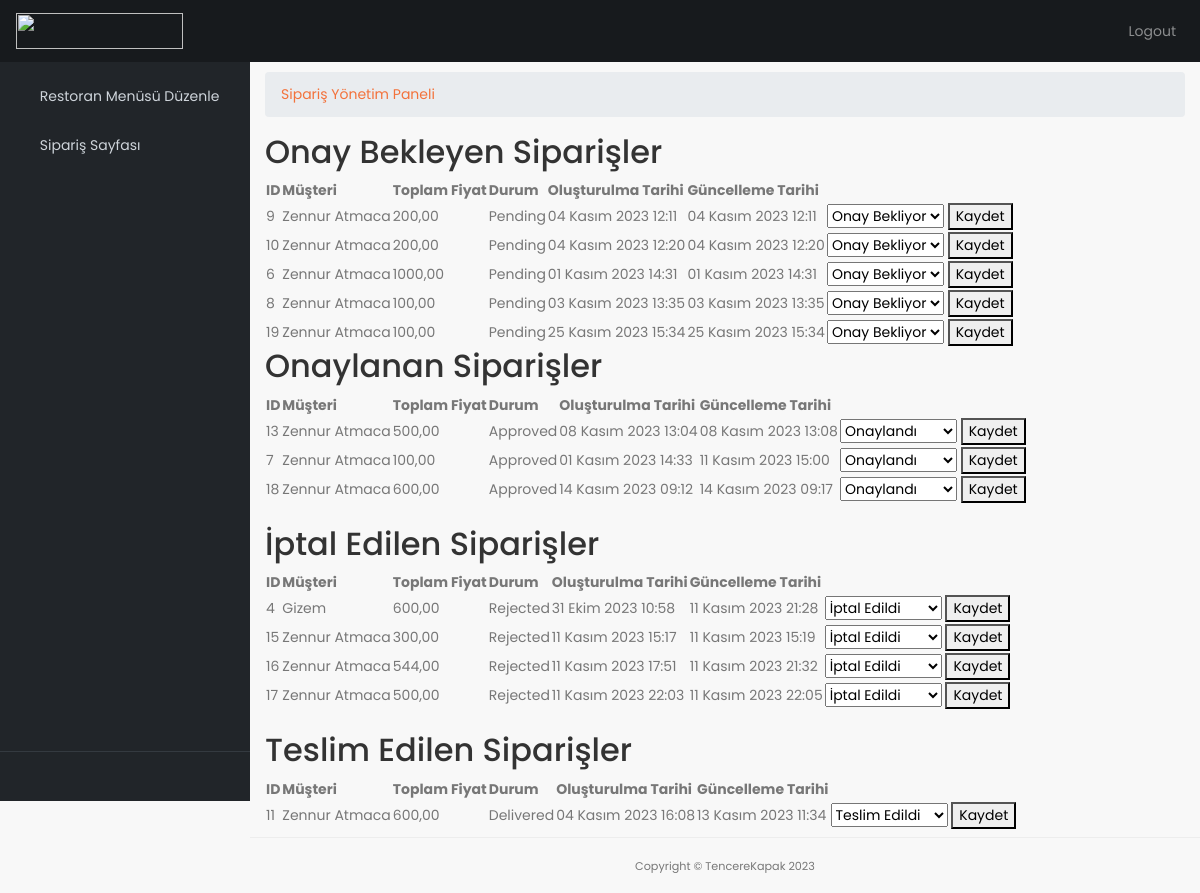
Screenshot of /orders/ (signed in) with the database file from the repository.
### fooddelivery/models.py (models this page shows, shortened)
class Order(models.Model):
    STATUS = (
        ('pending', 'Pending'),
        ('approved', 'Approved'),
        ('rejected', 'Rejected'),
        ('delivered', 'Delivered'),
    )
    customer = models.ForeignKey(Customer, on_delete=models.CASCADE, related_name="orders")  # Hangi kullanıcının siparişi olduğu
    menu = models.ManyToManyField(Menu, through='OrderItem')  # Hangi ürünlerin siparişte olduğu
    total_price = models.DecimalField(max_digits=10, decimal_places=2, default=0.00)
    status = models.CharField(max_length=10, choices=STATUS, default='pending')
    shipping_address = models.ForeignKey(Adress, on_delete=models.CASCADE, related_name='orders_adresses')
    payment_method = models.CharField(max_length=100, null=False, blank=False, default='nakit')
    created_at = models.DateTimeField(auto_now_add=True)
    updated_at = models.DateTimeField(auto_now=True)
    class Meta:
        db_table = 'order'
        verbose_name = 'Order'
        verbose_name_plural = 'Orders'

class Customer(AbstractBaseUser, PermissionsMixin):
    name = models.CharField(max_length=100, null=False, blank=False)
    email = models.EmailField(null=False, blank=False, unique=True)
    phone = models.CharField(max_length=10, null=True, blank=False, validators=[phone_number_validator])
    address = models.ManyToManyField('Adress', related_name='customers', blank=True)
    date_joined = models.DateTimeField(default=timezone.now)
    is_staff = models.BooleanField(default=False)
    is_active = models.BooleanField(default=True)
    objects = CustomerManager()
    USERNAME_FIELD = 'email'
    REQUIRED_FIELDS = ['name']
    class Meta:
        ordering = ['email']
        db_table = 'customer'
        verbose_name = 'Customer'
        verbose_name_plural = 'Customers'
        app_label = 'fooddelivery'

### restaurants/views.py (the view)
# urls.py: path('orders/', views.order_list, name='order-list'),
@login_required
def order_list(request):
    orders = Order.objects.filter(orderitems__menu__restaurant__manager=request.user).distinct()
    return render(request, 'order_list.html', {'orders': orders})

### restaurants/templates/order_list.html (shortened to what this page needs)
{% extends "adminbase.html" %}
{% load static %}
{% block content %}
<div class="content-wrapper">
    <div class="container-fluid">
        <ol class="breadcrumb">
            <li class="breadcrumb-item">
                <a href="#">Sipariş Yönetim Paneli</a>
            </li>
        </ol>
        <div class="status-section" id="pending-section">
            <h2>Onay Bekleyen Siparişler</h2>
            <table class="status-table">
                <thead>
                    <tr>
                        <th>ID</th>
                        <th>Müşteri</th>
                        <th>Toplam Fiyat</th>
                        <th>Durum</th>
                        <th>Oluşturulma Tarihi</th>
                        <th>Güncelleme Tarihi</th>
                        <th></th>
                    </tr>
                </thead>
                <tbody>
                    {% for order in orders %}
                    {% if order.status == 'pending' %}
                        <tr data-order-id="{{ order.id }}">
                            <td>{{ order.id }}</td>
                            <td>{{ order.customer.name }}</td>
                            <td>{{ order.total_price }}</td>
                            <td>{{ order.get_status_display }}</td>
                            <td>{{ order.created_at }}</td>
                            <td>{{ order.updated_at }}</td>
                            <td>
                                <select class="status-selector" data-order-id="{{ order.id }}">
                                    <option value="pending" {% if order.status == 'pending' %}selected{% endif %}>Onay Bekliyor</option>
                                </select>
                                <button class="save-status" data-order-id="{{ order.id }}">Kaydet</button>
                            </td>
                        </tr>
                        {% endif %}
                    {% empty %}
                        <tr>
                            <td colspan="7">No pending orders found.</td>
                        </tr>
                    {% endfor %}
                </tbody>
            </table>
        </div>
        <div class="status-section" id="approved-section">
            <h2>Onaylanan Siparişler</h2>
            <table class="status-table">
                <thead>
                    <tr>
                        <th>ID</th>
                        <th>Müşteri</th>
                        <th>Toplam Fiyat</th>
                        <th>Durum</th>
                        <th>Oluşturulma Tarihi</th>
                        <th>Güncelleme Tarihi</th>
                        <th></th>
                    </tr>
                </thead>
                <tbody>
                    {% for order in orders %}
                    {% if order.status == 'approved' %}
                        <tr data-order-id="{{ order.id }}">
                            <td>{{ order.id }}</td>
                            <td>{{ order.customer.name }}</td>
                            <td>{{ order.total_price }}</td>
                            <td>{{ order.get_status_display }}</td>
                            <td>{{ order.created_at }}</td>
                            <td>{{ order.updated_at }}</td>
                            <td>
                                <select class="status-selector" data-order-id="{{ order.id }}">
                                    <option value="approved" {% if order.status == 'approved' %}selected{% endif %}>Onaylandı</option>
                                </select>
                                <button class="save-status" data-order-id="{{ order.id }}">Kaydet</button>
                            </td>
                        </tr>
                        {% endif %}
                    {% empty %}
                        <tr>
                            <td colspan="7">No pending orders found.</td>
                        </tr>
                    {% endfor %}
                </tbody>
            </table>
        </div>
<br>
        <div class="status-section" id="rejected-section">
            <h2>İptal Edilen Siparişler</h2>
            <table class="status-table">
                <thead>
                    <tr>
                        <th>ID</th>
                        <th>Müşteri</th>
                        <th>Toplam Fiyat</th>
                        <th>Durum</th>
                        <th>Oluşturulma Tarihi</th>
                        <th>Güncelleme Tarihi</th>
                        <th></th>
                    </tr>
                </thead>
                <tbody>
                    {% for order in orders %}
                    {% if order.status == 'rejected' %}
                        <tr data-order-id="{{ order.id }}">
                            <td>{{ order.id }}</td>
                            <td>{{ order.customer.name }}</td>
                            <td>{{ order.total_price }}</td>
                            <td>{{ order.get_status_display }}</td>
                            <td>{{ order.created_at }}</td>
                            <td>{{ order.updated_at }}</td>
                            <td>
                                <select class="status-selector" data-order-id="{{ order.id }}">
                                    <option value="rejected" {% if order.status == 'rejected' %}selected{% endif %}>İptal Edildi</option>
                                </select>
                                <button class="save-status" data-order-id="{{ order.id }}">Kaydet</button>
                            </td>
                        </tr>
                        {% endif %}
                    {% empty %}
                        <tr>
                            <td colspan="7">No pending orders found.</td>
                        </tr>
                    {% endfor %}
                </tbody>
            </table>
        </div>
<br>
<div class="status-section" id="delivered-section">
    <h2>Teslim Edilen Siparişler</h2>
    <table class="status-table">
        <thead>
            <tr>
                <th>ID</th>
                <th>Müşteri</th>
                <th>Toplam Fiyat</th>
                <th>Durum</th>
                <th>Oluşturulma Tarihi</th>
                <th>Güncelleme Tarihi</th>
                <th></th>
            </tr>
        </thead>
        <tbody>
            {% for order in orders %}
            {% if order.status == 'delivered' %}
                <tr data-order-id="{{ order.id }}">
                    <td>{{ order.id }}</td>
                    <td>{{ order.customer.name }}</td>
                    <td>{{ order.total_price }}</td>
                    <td>{{ order.get_status_display }}</td>
                    <td>{{ order.created_at }}</td>
                    <td>{{ order.updated_at }}</td>
                    <td>
                        <select class="status-selector" data-order-id="{{ order.id }}">
                            <option value="delivered" {% if order.status == 'delivered' %}selected{% endif %}>Teslim Edildi</option>
                        </select>
                        <button class="save-status" data-order-id="{{ order.id }}">Kaydet</button>
                    </td>
                </tr>
                {% endif %}
            {% empty %}
                <tr>
                    <td colspan="7">No pending orders found.</td>
                </tr>
            {% endfor %}
        </tbody>
    </table>
</div>
</div>
</div>
{% endblock %}

### restaurants/static/admincss/css/admin.css (style rules this page uses)
html { position: relative; min-height: 100%; }
body { overflow-x: hidden; }
body.sticky-footer { margin-bottom: 62px; }
body.sticky-footer .content-wrapper { min-height: calc(100vh - 62px - 62px); }
body.fixed-nav { padding-top: 56px; }
.content-wrapper { min-height: calc(100vh - 62px); padding-top: 1rem; }
.content-wrapper { overflow-x: hidden; background: white; }
@media (min-width: 992px) { .content-wrapper { margin-left: 250px; } }
body { background: #f8f8f8; color: #777 !important; font-family: "Poppins", Helvetica, sans-serif; font-size: 14px; font-size: 0.875rem; }
.content-wrapper { background: #f8f8f8; }
h1, h2, h3, h4, h5, h6 { color: #333 !important; }
a { color: #f3723b; text-decoration: none; -moz-transition: all 0.5s ease-in-out; -o-transition: all 0.5s ease-in-out; -webkit-transition: all 0.5s ease-in-out; -ms-transition: all 0.5s ease-in-out; transition: all 0.5s ease-in-out; outline: none; }

### rows the page displays
Order: id "9", customer.name "Zennur Atmaca", total_price "200,00", status "Pending", created_at "04 Kasım 2023 12:11", updated_at "04 Kasım 2023 12:11", status+id "Onay Bekliyor"
Order: id "10", customer.name "Zennur Atmaca", total_price "200,00", status "Pending", created_at "04 Kasım 2023 12:20", updated_at "04 Kasım 2023 12:20", status+id "Onay Bekliyor"
Order: id "6", customer.name "Zennur Atmaca", total_price "1000,00", status "Pending", created_at "01 Kasım 2023 14:31", updated_at "01 Kasım 2023 14:31", status+id "Onay Bekliyor"
Order: id "8", customer.name "Zennur Atmaca", total_price "100,00", status "Pending", created_at "03 Kasım 2023 13:35", updated_at "03 Kasım 2023 13:35", status+id "Onay Bekliyor"
Order: id "19", customer.name "Zennur Atmaca", total_price "100,00", status "Pending", created_at "25 Kasım 2023 15:34", updated_at "25 Kasım 2023 15:34", status+id "Onay Bekliyor"
Order: id "13", customer.name "Zennur Atmaca", total_price "500,00", status "Approved", created_at "08 Kasım 2023 13:04", updated_at "08 Kasım 2023 13:08", status+id "Onaylandı"
Order: id "7", customer.name "Zennur Atmaca", total_price "100,00", status "Approved", created_at "01 Kasım 2023 14:33", updated_at "11 Kasım 2023 15:00", status+id "Onaylandı"
Order: id "18", customer.name "Zennur Atmaca", total_price "600,00", status "Approved", created_at "14 Kasım 2023 09:12", updated_at "14 Kasım 2023 09:17", status+id "Onaylandı"
Order: id "4", customer.name "Gizem", total_price "600,00", status "Rejected", created_at "31 Ekim 2023 10:58", updated_at "11 Kasım 2023 21:28", status+id "İptal Edildi"
Order: id "15", customer.name "Zennur Atmaca", total_price "300,00", status "Rejected", created_at "11 Kasım 2023 15:17", updated_at "11 Kasım 2023 15:19", status+id "İptal Edildi"
Order: id "16", customer.name "Zennur Atmaca", total_price "544,00", status "Rejected", created_at "11 Kasım 2023 17:51", updated_at "11 Kasım 2023 21:32", status+id "İptal Edildi"
Order: id "17", customer.name "Zennur Atmaca", total_price "500,00", status "Rejected", created_at "11 Kasım 2023 22:03", updated_at "11 Kasım 2023 22:05", status+id "İptal Edildi"
Order: id "11", customer.name "Zennur Atmaca", total_price "600,00", status "Delivered", created_at "04 Kasım 2023 16:08", updated_at "13 Kasım 2023 11:34", status+id "Teslim Edildi"
